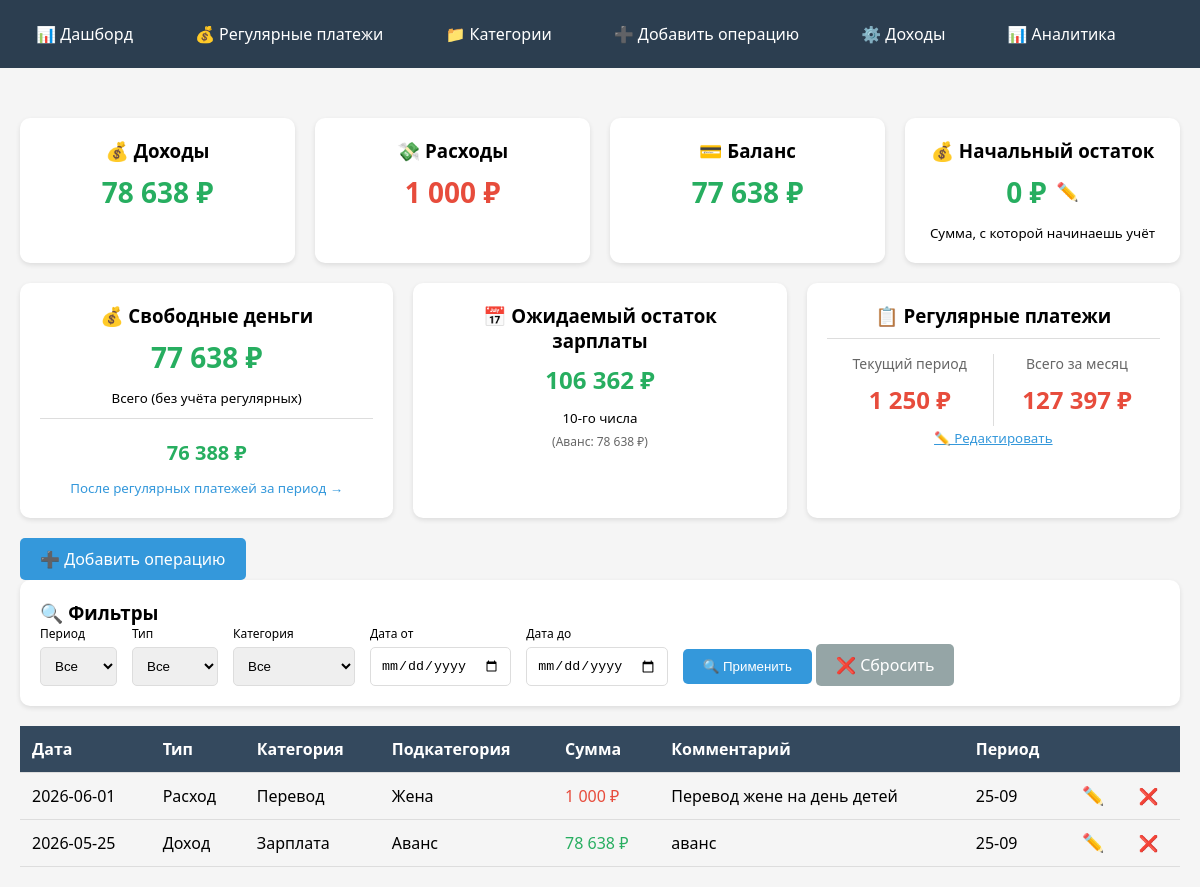
The page / on the database its author committed.
### tables this page shows
CREATE TABLE operations (
                id INTEGER PRIMARY KEY AUTOINCREMENT,
                date TEXT NOT NULL,
                type TEXT NOT NULL,
                category TEXT NOT NULL,
                subcategory TEXT,
                amount REAL NOT NULL,
                comment TEXT,
                period TEXT
            );

### routes/main.py (the view)
    @app.route('/')
    def index():
        apply_regular_payments()
        today = date.today()
        current_money = get_current_money()
        period_filter = request.args.get('period', '')
        type_filter = request.args.get('type', '')
        category_filter = request.args.get('category', '')
        date_from = request.args.get('date_from', '')
        date_to = request.args.get('date_to', '')
        query = 'SELECT * FROM operations WHERE 1=1'
        params = []
        if period_filter:
            query += ' AND period = ?'
            params.append(period_filter)
        if type_filter:
            query += ' AND type = ?'
            params.append(type_filter)
        if category_filter:
            query += ' AND category = ?'
            params.append(category_filter)
        if date_from:
            query += ' AND date >= ?'
            params.append(date_from)
        if date_to:
            query += ' AND date <= ?'
            params.append(date_to)
        query += ' ORDER BY date DESC LIMIT 100'
        with get_db() as conn:
            operations = conn.execute(query, params).fetchall()
            all_categories = [row['name'] for row in conn.execute(
                'SELECT DISTINCT name FROM categories WHERE parent_id IS NULL ORDER BY name').fetchall()]
            total_income = \
            conn.execute('SELECT COALESCE(SUM(amount), 0) FROM operations WHERE type="Доход"').fetchone()[0]
            total_expense = \
            conn.execute('SELECT COALESCE(SUM(amount), 0) FROM operations WHERE type="Расход"').fetchone()[0]
            balance = total_income - total_expense
            planned_salary_row = conn.execute('SELECT value FROM settings WHERE key = "planned_salary"').fetchone()
            planned_salary = float(planned_salary_row['value']) if planned_salary_row else 185000
            advance_row = conn.execute('''
                SELECT amount
                FROM operations
                WHERE type = 'Доход'
                AND category = 'Зарплата'
                AND subcategory = 'Аванс'
                ORDER BY date DESC
                LIMIT 1
            ''').fetchone()
            real_advance = advance_row['amount'] if advance_row else 0
            if real_advance > 0:
                expected_remainder = planned_salary - real_advance
                salary_remainder_text = f"{expected_remainder:,.0f} ₽".replace(",", " ")
                salary_remainder_note = f"(Аванс: {real_advance:,.0f} ₽)".replace(",", " ")
            else:
                expected_remainder = planned_salary
                salary_remainder_text = f"{expected_remainder:,.0f} ₽".replace(",", " ")
                salary_remainder_note = "⚠️ Аванс ещё не внесён"
        if 10 <= today.day <= 24:
            period_start, period_end = 10, 24
        else:
            period_start, period_end = 25, 9
        regular_this_period = get_regular_payments_for_period(today, period_start, period_end)
        regular_total = get_regular_total_for_month()
        free_money_total = current_money + total_income - total_expense
        free_money_after_regular = free_money_total - regular_this_period
        if free_money_after_regular < 0:
            traffic_light = "red"
            traffic_text = "⚠️ КАССОВЫЙ РАЗРЫВ!"
        elif free_money_after_regular < 5000:
            traffic_light = "yellow"
            traffic_text = "⚠️ Осторожно: остаток меньше 5000 ₽"
        else:
            traffic_light = "green"
            traffic_text = "✅ Всё хорошо"
        next_income = get_next_income_date(today)
        days_to_income = (next_income - today).days
        return render_template('index.html',
                               operations=operations,
                               total_income=total_income,
                               total_expense=total_expense,
                               balance=balance,
                               free_money_total=free_money_total,
                               free_money_after_regular=free_money_after_regular,
                               days_to_income=days_to_income,
                               next_income=next_income,
                               traffic_light=traffic_light,
                               traffic_text=traffic_text,
                               regular_total=regular_total,
                               regular_this_period=regular_this_period,
                               current_money=current_money,
                               all_categories=all_categories,
                               salary_remainder_text=salary_remainder_text,
                               salary_remainder_note=salary_remainder_note)

### database.py (called while the page is built)
def get_db():
    conn = sqlite3.connect('finance.db')
    conn.row_factory = sqlite3.Row
    return conn

def get_current_money():
    with get_db() as conn:
        result = conn.execute('SELECT value FROM settings WHERE key = "current_money"').fetchone()
        return float(result['value']) if result else 45000

### utils.py (called while the page is built, shortened)
def get_next_income_date(today):
    if today.day < SALARY_DAY:
        return date(today.year, today.month, SALARY_DAY)
    elif today.day < ADVANCE_DAY:
        return date(today.year, today.month, ADVANCE_DAY)

def get_regular_total_for_month():
    from database import get_db
    with get_db() as conn:
        result = conn.execute('SELECT SUM(amount) FROM regular_payments').fetchone()[0]
        return result or 0

### templates/index.html (shortened to what this page needs)
{% extends "base.html" %}
{% block content %}
<div class="stats-grid">
    <div class="stat-card">
        <h3>💰 Доходы</h3>
        <div class="stat-value income">{{ "{:,.0f}".format(total_income).replace(",", " ") }} ₽</div>
    </div>
    <div class="stat-card">
        <h3>💸 Расходы</h3>
        <div class="stat-value expense">{{ "{:,.0f}".format(total_expense).replace(",", " ") }} ₽</div>
    </div>
    <div class="stat-card">
        <h3>💳 Баланс</h3>
        <div class="stat-value {{ 'income' if balance >= 0 else 'expense' }}">{{ "{:,.0f}".format(balance).replace(",",
            " ") }} ₽
        </div>
    </div>
    <div class="stat-card">
        <h3>💰 Начальный остаток</h3>
        <div class="stat-value income" style="display: flex; align-items: center; justify-content: center; gap: 10px;">
            {{ "{:,.0f}".format(current_money).replace(",", " ") }} ₽
            <button onclick="showMoneyModal()" class="edit-btn">✏️</button>
        </div>
        <small>Сумма, с которой начинаешь учёт</small>
    </div>
</div>
<div class="stats-grid">
    <div class="stat-card">
        <h3>💰 Свободные деньги</h3>
        <div class="stat-value {{ 'income' if free_money_total >= 0 else 'expense' }}">
            {{ "{:,.0f}".format(free_money_total).replace(",", " ") }} ₽
        </div>
        <small>Всего (без учёта регулярных)</small>
        <div style="margin-top: 10px; padding-top: 10px; border-top: 1px solid #ddd;">
            <div class="stat-value {{ 'income' if free_money_after_regular >= 0 else 'expense' }}"
                 style="font-size: 20px;">
                {{ "{:,.0f}".format(free_money_after_regular).replace(",", " ") }} ₽
            </div>
            <small>
                <a href="{{ url_for('regular', filter='current') }}" style="color: #3498db; text-decoration: none;">
                    После регулярных платежей за период →
                </a>
            </small>
        </div>
    </div>
    <div class="stat-card">
        <h3>📅 Ожидаемый остаток зарплаты</h3>
        <div class="stat-value income" style="font-size: 24px;">
            {{ salary_remainder_text }}
        </div>
        <small>10-го числа</small>
        <div style="margin-top: 5px; font-size: 12px; {% if 'не внесён' in salary_remainder_note %}color: #e74c3c; font-weight: bold;{% else %}color: #666;{% endif %}">
            {{ salary_remainder_note }}
        </div>
    </div>
    <div class="stat-card">
        <h3>📋 Регулярные платежи</h3>
        <div style="display: flex; justify-content: space-between; align-items: center; border-top: 1px solid #ddd; padding-top: 15px; margin-top: 10px;">
            <div style="flex: 1; text-align: center; border-right: 1px solid #ddd;">
                <div style="font-size: 14px; color: #666;">Текущий период</div>
                <div class="stat-value expense" style="font-size: 24px;">{{
                    "{:,.0f}".format(regular_this_period).replace(",", " ") }} ₽
                </div>
            </div>
            <div style="flex: 1; text-align: center;">
                <div style="font-size: 14px; color: #666;">Всего за месяц</div>
                <div class="stat-value expense" style="font-size: 24px;">{{ "{:,.0f}".format(regular_total).replace(",",
                    " ") }} ₽
                </div>
            </div>
        </div>
        <small><a href="{{ url_for('regular') }}" style="color: #3498db;">✏️ Редактировать</a></small>
    </div>
</div>
<a href="{{ url_for('add') }}" class="btn">➕ Добавить операцию</a>
<div class="card" style="margin-bottom: 20px;">
    <h3>🔍 Фильтры</h3>
    <form method="GET" action="{{ url_for('index') }}"
          style="display: flex; gap: 15px; flex-wrap: wrap; align-items: flex-end;">
        <div>
            <label style="display: block; font-size: 12px;">Период</label>
            <select name="period">
                <option value="">Все</option>
            </select>
        </div>
        <div>
            <label style="display: block; font-size: 12px;">Тип</label>
            <select name="type">
                <option value="">Все</option>
            </select>
        </div>
        <div>
            <label style="display: block; font-size: 12px;">Категория</label>
            <select name="category">
                <option value="">Все</option>
            </select>
        </div>
        <div>
            <label style="display: block; font-size: 12px;">Дата от</label>
            <input type="date" name="date_from" value="{{ request.args.get('date_from', '') }}">
        </div>
        <div>
            <label style="display: block; font-size: 12px;">Дата до</label>
            <input type="date" name="date_to" value="{{ request.args.get('date_to', '') }}">
        </div>
        <div>
            <button type="submit" class="btn">🔍 Применить</button>
            <a href="{{ url_for('index') }}" class="btn" style="background: #95a5a6;">❌ Сбросить</a>
        </div>
    </form>
</div>
<table>
    <thead>
    <tr>
        <th>Дата</th>
        <th>Тип</th>
        <th>Категория</th>
        <th>Подкатегория</th>
        <th>Сумма</th>
        <th>Комментарий</th>
        <th>Период</th>
        <th></th>
        <th></th>
    </tr>
    </thead>
    <tbody>
    {% for op in operations %}
    <tr>
        <td>{{ op.date }}</td>
        <td>{{ op.type }}</td>
        <td>{{ op.category }}</td>
        <td>{{ op.subcategory or '-' }}</td>
        <td class="{{ 'income' if op.type == 'Доход' else 'expense' }}">{{ "{:,.0f}".format(op.amount).replace(",", " ")
            }} ₽
        </td>
        <td>{{ op.comment or '-' }}</td>
        <td>{{ op.period }}</td>
        <td>
            <button class="edit-btn" data-id="{{ op.id }}">✏️</button>
        </td>
        <td><a href="{{ url_for('delete', id=op.id) }}" class="delete" onclick="return confirm('Удалить?')">❌</a></td>
    </tr>
    {% else %}
    <tr>
        <td colspan="9" style="text-align: center;">Нет операций. Добавьте первую!</td>
    </tr>
    {% endfor %}
    </tbody>
</table>
{% endblock %}

### templates/base.html (shortened to what this page needs)
<!DOCTYPE html>
<html lang="ru">
<head>
    <link rel="stylesheet" href="{{ url_for('static', filename='css/style.css') }}">
</head>
<body>
<div class="navbar">
    <div class="nav-container">
        <a href="{{ url_for('index') }}" class="nav-link">📊 Дашборд</a>
        <a href="{{ url_for('regular') }}" class="nav-link">💰 Регулярные платежи</a>
        <a href="{{ url_for('categories') }}" class="nav-link">📁 Категории</a>
        <a href="{{ url_for('add') }}" class="nav-link">➕ Добавить операцию</a>
        <a href="{{ url_for('income_settings') }}" class="nav-link">⚙️ Доходы</a>
        <a href="{{ url_for('analytics') }}" class="nav-link">📊 Аналитика</a>
    </div>
</div>
<div class="container">
    {% block content %}{% endblock %}
</div>
</body>
</html>

### static/css/style.css (style rules this page uses)
* { margin: 0; padding: 0; box-sizing: border-box; }
body { font-family: 'Segoe UI', Tahoma, Geneva, Verdana, sans-serif; background: #f5f5f5; }
.container { max-width: 1400px; margin: 0 auto; padding: 20px; }
.navbar { background: #2c3e50; color: white; padding: 15px 0; margin-bottom: 30px; }
.nav-container { max-width: 1400px; margin: 0 auto; padding: 0 20px; display: flex; gap: 30px; flex-wrap: wrap; }
.nav-link { color: white; text-decoration: none; font-size: 16px; padding: 8px 16px; border-radius: 5px; transition: background 0.3s; }
.card { background: white; border-radius: 10px; padding: 20px; margin-bottom: 20px; box-shadow: 0 2px 5px rgba(0, 0, 0, 0.1); }
.stats-grid { display: grid; grid-template-columns: repeat(auto-fit, minmax(250px, 1fr)); gap: 20px; margin-bottom: 20px; }
.stat-card { background: white; border-radius: 10px; padding: 20px; text-align: center; box-shadow: 0 2px 5px rgba(0, 0, 0, 0.1); }
.stat-value { font-size: 28px; font-weight: bold; margin: 10px 0; }
.income { color: #27ae60; }
.expense { color: #e74c3c; }
table { width: 100%; border-collapse: collapse; }
th, td { padding: 12px; text-align: left; border-bottom: 1px solid #ddd; }
th { background: #34495e; color: white; }
.btn { display: inline-block; background: #3498db; color: white; padding: 10px 20px; text-decoration: none; border-radius: 5px; border: none; cursor: pointer; transition: background 0.3s; }
.delete { color: #e74c3c; text-decoration: none; }
label { display: block; margin-bottom: 5px; font-weight: 500; }
input, select { width: 100%; padding: 10px; border: 1px solid #ddd; border-radius: 5px; }
.edit-btn { background: none; border: none; cursor: pointer; font-size: 18px; }

### rows shown on the page
operations: date "2026-06-01", type "Расход", category "Перевод", subcategory "Жена", amount "1 000", comment "Перевод жене на день детей", period "25-09"
operations: date "2026-05-25", type "Доход", category "Зарплата", subcategory "Аванс", amount "78 638", comment "аванс", period "25-09"

### other values the page prints
{{ "{:,.0f}".format(total_income).replace(",", " ") }} "78 638"
{{ "{:,.0f}".format(total_expense).replace(",", " ") }} "1 000"
{{ "{:,.0f}".format(balance).replace(",",
            " ") }} "77 638"
{{ "{:,.0f}".format(current_money).replace(",", " ") }} "0"
{{ "{:,.0f}".format(free_money_total).replace(",", " ") }} "77 638"
{{ "{:,.0f}".format(free_money_after_regular).replace(",", " ") }} "76 388"
{{ salary_remainder_text }} "106 362 ₽"
{{ salary_remainder_note }} "(Аванс: 78 638 ₽)"
{{ "{:,.0f}".format(regular_this_period).replace(",", " ") }} "1 250"
{{ "{:,.0f}".format(regular_total).replace(",",
                    " ") }} "127 397"
